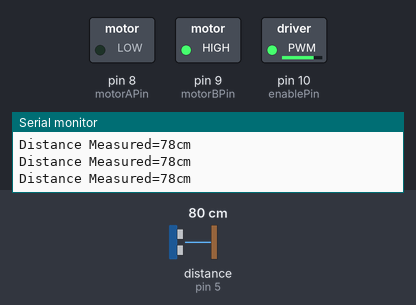
Simulated run of this sketch. Board: Arduino Uno, built with avr-gcc and run on an emulated ATmega328P. Parts: switched loads named in the sketch (green lamp = pin HIGH), the last lines printed to the serial monitor. Wiring (inferred from the names in the program): ultrasonic range finder: trigger pin 3; echo pin 5. The inputs (shaded band) are chosen by the test bench; at power-on: distance to the obstacle (sensor on pin 5) 80 cm. The echo pulse lasts 58.3 µs per cm; pins used as bus, display or sensor lines are not drawn.

Above: at 1.3 s.
1.4 s: distance to the obstacle (sensor on pin 5) set to 35 cm
2.9 s: distance to the obstacle (sensor on pin 5) set to 29 cm
At 4.2 s:
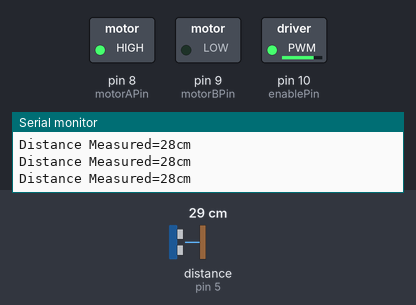
4.5 s: distance to the obstacle (sensor on pin 5) set to 60 cm
At 5.7 s:
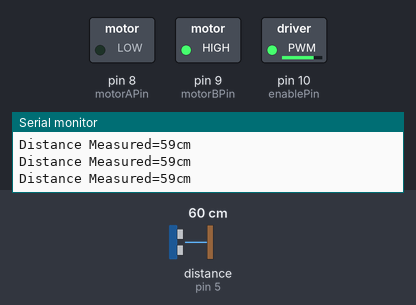
6.0 s: distance to the obstacle (sensor on pin 5) set to 2 cm
At 7.2 s:
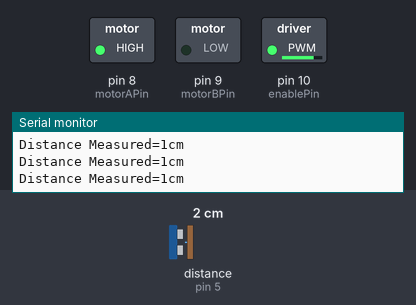
Timing chart, 0 to 8.5 s (numbered marks = the images above; inputs shaded):
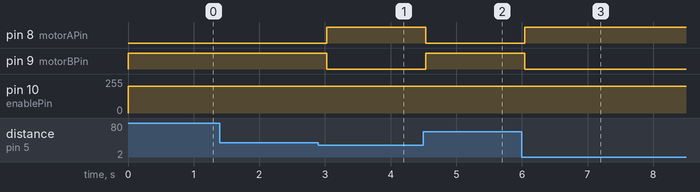

The sketch:

DC-sieuam.ino
```cpp
const int trigPin = 3;  //chân D3
const int echoPin = 5;  //chân D5

long duration;
int distance;
int speed = 200;

const int motorAPin = 8;
const int motorBPin = 9;
const int enablePin = 10;


void setup() {
  pinMode(motorAPin, OUTPUT);
  pinMode(motorBPin, OUTPUT);
  pinMode(enablePin, OUTPUT);
  Serial.begin(9600);
  pinMode(trigPin, OUTPUT);
  pinMode(echoPin, INPUT);
}

void loop() {
  digitalWrite(trigPin, LOW);
  delayMicroseconds(2);
  digitalWrite(trigPin, HIGH);
  delayMicroseconds(10);
  digitalWrite(trigPin, LOW);
  duration = pulseIn(echoPin, HIGH);
  distance = duration * 0.034 / 2;
  Serial.print("Distance Measured=");
  Serial.print(distance);
  Serial.println("cm");
  if (distance < 30) {
    digitalWrite(motorAPin, HIGH);
    digitalWrite(motorBPin, LOW);
    analogWrite(enablePin, speed);
  } else {
    digitalWrite(motorAPin, LOW);
    digitalWrite(motorBPin, HIGH);
    analogWrite(enablePin, speed);
  }
  delay(500);
}
```

Measured:
- the behaviour switches between 31 and 30 cm on distance to the obstacle (sensor on pin 5) (found by bisection; images 0 and 1)
- after the input at 2.9 s, pin 8 (motorAPin): LOW → HIGH after 0.13 s; pin 9 (motorBPin): HIGH → LOW after 0.13 s
- after the input at 4.5 s, pin 8 (motorAPin): HIGH → LOW at once; pin 9 (motorBPin): LOW → HIGH at once
- after the input at 6.0 s, pin 8 (motorAPin): LOW → HIGH after 0.05 s; pin 9 (motorBPin): HIGH → LOW after 0.05 s
